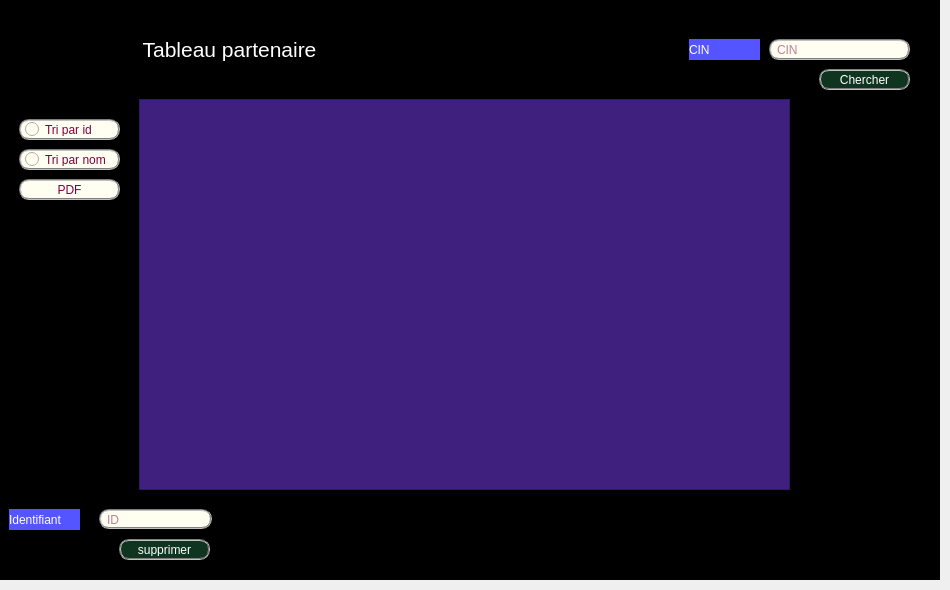
     <widget class="QWidget" name="tab_5">
      <attribute name="title">
       <string>Afficher Partenaire</string>
      </attribute>
      <widget class="QFrame" name="frame_2">
       <property name="geometry">
        <rect>
         <x>-1</x>
         <y>-1</y>
         <width>941</width>
         <height>581</height>
        </rect>
       </property>
       <property name="styleSheet">
        <string notr="true">background-color: rgb(0, 0, 0);</string>
       </property>
       <property name="frameShape">
        <enum>QFrame::StyledPanel</enum>
       </property>
       <property name="frameShadow">
        <enum>QFrame::Raised</enum>
       </property>
       <widget class="QTableView" name="tab_partenaire">
        <property name="geometry">
         <rect>
          <x>140</x>
          <y>100</y>
          <width>651</width>
          <height>391</height>
         </rect>
        </property>
        <property name="styleSheet">
         <string notr="true">color: rgb(255, 255, 255);
background-color: rgb(63, 32, 127);</string>
        </property>
       </widget>
       <widget class="QPushButton" name="pb_chercher">
        <property name="geometry">
         <rect>
          <x>820</x>
          <y>70</y>
          <width>91</width>
          <height>21</height>
         </rect>
        </property>
        <property name="styleSheet">
         <string notr="true">

color: rgb(255, 255, 255);
background-color: rgb(26, 57, 40);
    background-color: rgb(15, 53, 33);
    selection-color: white;                                    
    selection-background-color: rgb(191, 31, 127);
    border: 2px groove gray;
    border-radius: 10px;
    padding: 2px 4px;</string>
        </property>
        <property name="text">
         <string>Chercher</string>
        </property>
       </widget>
       <widget class="QLineEdit" name="le_cin_chercher">
        <property name="geometry">
         <rect>
          <x>770</x>
          <y>40</y>
          <width>141</width>
          <height>21</height>
         </rect>
        </property>
        <property name="styleSheet">
         <string notr="true">color: #050505;
background-color: rgb(20, 70, 29);
    background-color: yellow;
border-image: url(:/images/button-hover.png) 16; 
color: rgb(127, 0, 63);
    background-color: rgb(255, 255, 241);
    selection-color: red
;                                    
    selection-background-color: rgb(191, 31, 127);
    border: 2px groove gray;
    border-radius: 10px;
    padding: 2px 4px;</string>
        </property>
        <property name="placeholderText">
         <string>CIN</string>
        </property>
       </widget>
       <widget class="QRadioButton" name="pb_tri_nom">
        <property name="geometry">
         <rect>
          <x>20</x>
          <y>150</y>
          <width>101</width>
          <height>21</height>
         </rect>
        </property>
        <property name="styleSheet">
         <string notr="true">
color: rgb(0, 0, 0);
background-color: rgb(20, 70, 29);
    background-color: yellow;
border-image: url(:/images/button-hover.png) 16; 
color: rgb(127, 0, 63);
    background-color: rgb(255, 255, 241);
    selection-color: red
;                                    
    selection-background-color: rgb(191, 31, 127);
    border: 2px groove gray;
    border-radius: 10px;
    padding: 2px 4px;</string>
        </property>
        <property name="text">
         <string>Tri par nom</string>
        </property>
       </widget>
       <widget class="QRadioButton" name="pb_tri_id">
        <property name="geometry">
         <rect>
          <x>20</x>
          <y>120</y>
          <width>101</width>
          <height>21</height>
         </rect>
        </property>
        <property name="styleSheet">
         <string notr="true">color: #050505;
background-color: rgb(20, 70, 29);
    background-color: yellow;
border-image: url(:/images/button-hover.png) 16; 
color: rgb(127, 0, 63);
    background-color: rgb(255, 255, 241);
    selection-color: red
;                                    
    selection-background-color: rgb(191, 31, 127);
    border: 2px groove gray;
    border-radius: 10px;
    padding: 2px 4px;</string>
        </property>
        <property name="text">
         <string>Tri par id</string>
        </property>
       </widget>
       <widget class="QPushButton" name="le_pdf">
        <property name="geometry">
         <rect>
          <x>20</x>
          <y>180</y>
          <width>101</width>
          <height>21</height>
         </rect>
        </property>
        <property name="styleSheet">
         <string notr="true">color: #050505;
background-color: rgb(20, 70, 29);
    background-color: yellow;
border-image: url(:/images/button-hover.png) 16; 
color: rgb(127, 0, 63);
    background-color: rgb(255, 255, 241);
    selection-color: red
;                                    
    selection-background-color: rgb(191, 31, 127);
    border: 2px groove gray;
    border-radius: 10px;
    padding: 2px 4px;</string>
        </property>
        <property name="text">
         <string>PDF</string>
        </property>
       </widget>
       <widget class="QLineEdit" name="le_id_supp">
        <property name="geometry">
         <rect>
          <x>100</x>
          <y>510</y>
          <width>113</width>
          <height>20</height>
         </rect>
        </property>
        <property name="styleSheet">
         <string notr="true">color: #050505;
background-color: rgb(20, 70, 29);
    background-color: yellow;
border-image: url(:/images/button-hover.png) 16; 
color: rgb(127, 0, 63);
    background-color: rgb(255, 255, 241);
    selection-color: red
;                                    
    selection-background-color: rgb(191, 31, 127);
    border: 2px groove gray;
    border-radius: 10px;
    padding: 2px 4px;</string>
        </property>
        <property name="placeholderText">
         <string>ID</string>
        </property>
       </widget>
       <widget class="QLabel" name="label_30">
        <property name="geometry">
         <rect>
          <x>10</x>
          <y>510</y>
          <width>71</width>
          <height>21</height>
         </rect>
        </property>
        <property name="styleSheet">
         <string notr="true">color: rgb(255, 255, 255);
background-color: rgb(85, 85, 255);</string>
        </property>
        <property name="text">
         <string>Identifiant</string>
        </property>
       </widget>
       <widget class="QPushButton" name="pb_supprimer_2">
        <property name="geometry">
         <rect>
          <x>120</x>
          <y>540</y>
          <width>91</width>
          <height>21</height>
         </rect>
        </property>
        <property name="styleSheet">
         <string notr="true">

color: rgb(255, 255, 255);
background-color: rgb(26, 57, 40);
    background-color: rgb(15, 53, 33);
    selection-color: white;                                    
    selection-background-color: rgb(191, 31, 127);
    border: 2px groove gray;
    border-radius: 10px;
    padding: 2px 4px;</string>
        </property>
        <property name="text">
         <string>supprimer</string>
        </property>
       </widget>
       <widget class="QLabel" name="label_31">
        <property name="geometry">
         <rect>
          <x>690</x>
          <y>40</y>
          <width>71</width>
          <height>21</height>
         </rect>
        </property>
        <property name="styleSheet">
         <string notr="true">color: rgb(255, 255, 255);
background-color: rgb(85, 85, 255);</string>
        </property>
        <property name="text">
         <string>CIN</string>
        </property>
       </widget>
       <widget class="QLabel" name="label_32">
        <property name="geometry">
         <rect>
          <x>20</x>
          <y>20</y>
          <width>421</width>
          <height>61</height>
         </rect>
        </property>
        <property name="minimumSize">
         <size>
          <width>15</width>
          <height>0</height>
         </size>
        </property>
        <property name="styleSheet">
         <string notr="true">color: rgb(255, 255, 255);</string>
        </property>
        <property name="text">
         <string>&lt;html&gt;&lt;head/&gt;&lt;body&gt;&lt;p align=&quot;center&quot;&gt;&lt;span style=&quot; font-size:16pt;&quot;&gt;Tableau partenaire&lt;/span&gt;&lt;/p&gt;&lt;/body&gt;&lt;/html&gt;</string>
        </property>
        <property name="openExternalLinks">
         <bool>false</bool>
        </property>
       </widget>
      </widget>
     </widget>
